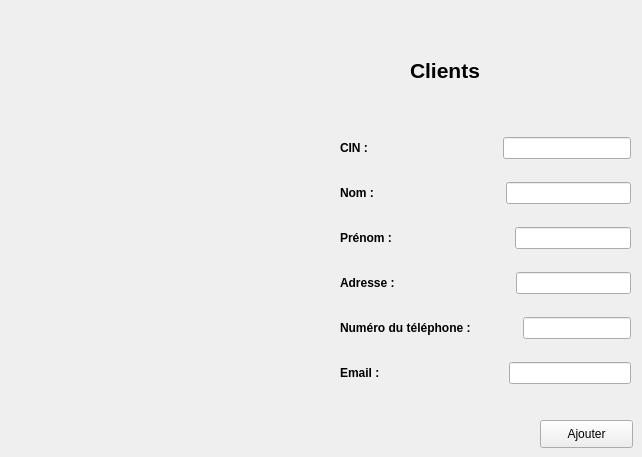
           <widget class="QWidget" name="Ajouter">
            <attribute name="title">
             <string>Ajouter un client</string>
            </attribute>
            <widget class="QPushButton" name="addbutton_2">
             <property name="geometry">
              <rect>
               <x>540</x>
               <y>420</y>
               <width>93</width>
               <height>28</height>
              </rect>
             </property>
             <property name="text">
              <string>Ajouter</string>
             </property>
            </widget>
            <widget class="QLabel" name="label_3">
             <property name="geometry">
              <rect>
               <x>410</x>
               <y>50</y>
               <width>221</width>
               <height>41</height>
              </rect>
             </property>
             <property name="font">
              <font>
               <pointsize>16</pointsize>
               <weight>75</weight>
               <bold>true</bold>
              </font>
             </property>
             <property name="text">
              <string>Clients</string>
             </property>
            </widget>
            <widget class="QWidget" name="layoutWidget">
             <property name="geometry">
              <rect>
               <x>340</x>
               <y>120</y>
               <width>291</width>
               <height>281</height>
              </rect>
             </property>
             <layout class="QVBoxLayout" name="verticalLayout_3">
              <item>
               <layout class="QHBoxLayout" name="horizontalLayout_29">
                <item>
                 <widget class="QLabel" name="label_74">
                  <property name="font">
                   <font>
                    <weight>75</weight>
                    <bold>true</bold>
                   </font>
                  </property>
                  <property name="text">
                   <string>CIN :</string>
                  </property>
                 </widget>
                </item>
                <item>
                 <spacer name="horizontalSpacer_9">
                  <property name="orientation">
                   <enum>Qt::Horizontal</enum>
                  </property>
                  <property name="sizeHint" stdset="0">
                   <size>
                    <width>40</width>
                    <height>20</height>
                   </size>
                  </property>
                 </spacer>
                </item>
                <item>
                 <widget class="QLineEdit" name="le_cin_3"/>
                </item>
               </layout>
              </item>
              <item>
               <layout class="QHBoxLayout" name="horizontalLayout_30">
                <item>
                 <widget class="QLabel" name="label_75">
                  <property name="font">
                   <font>
                    <weight>75</weight>
                    <bold>true</bold>
                   </font>
                  </property>
                  <property name="text">
                   <string>Nom :</string>
                  </property>
                 </widget>
                </item>
                <item>
                 <spacer name="horizontalSpacer_10">
                  <property name="orientation">
                   <enum>Qt::Horizontal</enum>
                  </property>
                  <property name="sizeHint" stdset="0">
                   <size>
                    <width>40</width>
                    <height>20</height>
                   </size>
                  </property>
                 </spacer>
                </item>
                <item>
                 <widget class="QLineEdit" name="le_nom_3"/>
                </item>
               </layout>
              </item>
              <item>
               <layout class="QHBoxLayout" name="horizontalLayout_31">
                <item>
                 <widget class="QLabel" name="label_76">
                  <property name="font">
                   <font>
                    <weight>75</weight>
                    <bold>true</bold>
                   </font>
                  </property>
                  <property name="text">
                   <string>Prénom :</string>
                  </property>
                 </widget>
                </item>
                <item>
                 <spacer name="horizontalSpacer_11">
                  <property name="orientation">
                   <enum>Qt::Horizontal</enum>
                  </property>
                  <property name="sizeHint" stdset="0">
                   <size>
                    <width>40</width>
                    <height>20</height>
                   </size>
                  </property>
                 </spacer>
                </item>
                <item>
                 <widget class="QLineEdit" name="le_prenom_3"/>
                </item>
               </layout>
              </item>
              <item>
               <layout class="QHBoxLayout" name="horizontalLayout_32">
                <item>
                 <widget class="QLabel" name="label_77">
                  <property name="font">
                   <font>
                    <weight>75</weight>
                    <bold>true</bold>
                   </font>
                  </property>
                  <property name="text">
                   <string>Adresse :</string>
                  </property>
                 </widget>
                </item>
                <item>
                 <spacer name="horizontalSpacer_12">
                  <property name="orientation">
                   <enum>Qt::Horizontal</enum>
                  </property>
                  <property name="sizeHint" stdset="0">
                   <size>
                    <width>40</width>
                    <height>20</height>
                   </size>
                  </property>
                 </spacer>
                </item>
                <item>
                 <widget class="QLineEdit" name="l_adresse_3"/>
                </item>
               </layout>
              </item>
              <item>
               <layout class="QHBoxLayout" name="horizontalLayout_33">
                <item>
                 <widget class="QLabel" name="label_78">
                  <property name="font">
                   <font>
                    <weight>75</weight>
                    <bold>true</bold>
                   </font>
                  </property>
                  <property name="text">
                   <string>Numéro du téléphone :</string>
                  </property>
                 </widget>
                </item>
                <item>
                 <spacer name="horizontalSpacer_13">
                  <property name="orientation">
                   <enum>Qt::Horizontal</enum>
                  </property>
                  <property name="sizeHint" stdset="0">
                   <size>
                    <width>40</width>
                    <height>20</height>
                   </size>
                  </property>
                 </spacer>
                </item>
                <item>
                 <widget class="QLineEdit" name="le_num_3"/>
                </item>
               </layout>
              </item>
              <item>
               <layout class="QHBoxLayout" name="horizontalLayout_34">
                <item>
                 <widget class="QLabel" name="label_79">
                  <property name="font">
                   <font>
                    <weight>75</weight>
                    <bold>true</bold>
                   </font>
                  </property>
                  <property name="text">
                   <string>Email :</string>
                  </property>
                 </widget>
                </item>
                <item>
                 <spacer name="horizontalSpacer_14">
                  <property name="orientation">
                   <enum>Qt::Horizontal</enum>
                  </property>
                  <property name="sizeHint" stdset="0">
                   <size>
                    <width>40</width>
                    <height>20</height>
                   </size>
                  </property>
                 </spacer>
                </item>
                <item>
                 <widget class="QLineEdit" name="le_mail_3"/>
                </item>
               </layout>
              </item>
             </layout>
            </widget>
           </widget>
